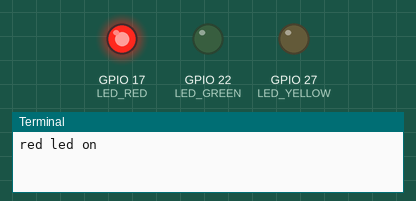
A program run on a simulated Raspberry Pi (BCM pin numbers). On the bench: output pins drawn as LEDs (lit = HIGH), the last lines printed to the terminal. At 12.0 s the program stops and its outputs stay as they are.

Above: at 0.1 s.
At 4.1 s:
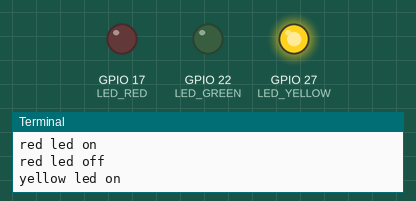
At 8.1 s:
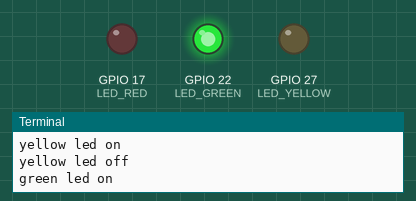
At 10.1 s:
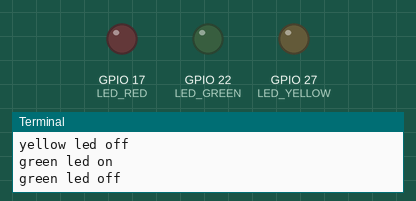
Timing chart, 0 to 11.6 s (numbered marks = the images above):
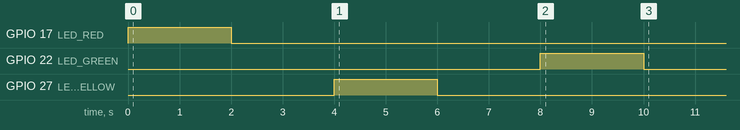

The program:

led_blink_task.py
```python
import RPi.GPIO as GPIO
import time

LED_RED = 17
LED_YELLOW = 27
LED_GREEN = 22
GPIO.setmode(GPIO.BCM)
GPIO.setup(LED_RED, GPIO.OUT)
GPIO.setup(LED_YELLOW, GPIO.OUT)
GPIO.setup(LED_GREEN, GPIO.OUT)

GPIO.output(LED_RED, GPIO.HIGH)
print("red led on")
time.sleep(2)
GPIO.output(LED_RED, GPIO.LOW)
print("red led off")
time.sleep(2)
GPIO.output(LED_YELLOW, GPIO.HIGH)
print("yellow led on")
time.sleep(2)
GPIO.output(LED_YELLOW, GPIO.LOW)
print("yellow led off")
time.sleep(2)
GPIO.output(LED_GREEN, GPIO.HIGH)
print("green led on")
time.sleep(2)
GPIO.output(LED_GREEN, GPIO.LOW)
print("green led off")
time.sleep(2)

GPIO.cleanup()
```

Measured:
- by itself, GPIO 17 (LED_RED): LOW → HIGH at 0.00 s, → LOW 2.0 s later
- by itself, GPIO 22 (LED_GREEN): LOW → HIGH at 8.0 s, → LOW 2.0 s later
- by itself, GPIO 27 (LED_YELLOW): LOW → HIGH at 4.0 s, → LOW 2.0 s later
